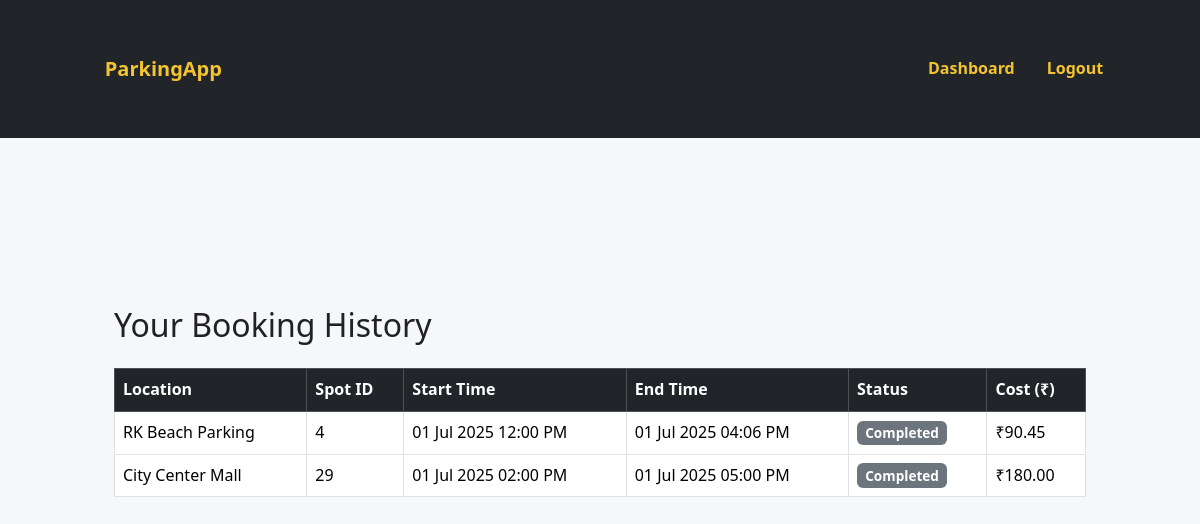
The page /user/booking_history (signed in) on the database its author committed.
### models.py (models this page shows)
class Reservation(db.Model):
    __tablename__ = 'reservations'
    id = db.Column(db.Integer, primary_key=True)
    spot_id = db.Column(db.Integer, db.ForeignKey('parking_spots.id'), nullable=False)
    user_id = db.Column(db.Integer, db.ForeignKey('users.id'), nullable=False)
    parking_time = db.Column(db.DateTime, default=datetime.utcnow)
    leaving_time = db.Column(db.DateTime, nullable=True)
    cost = db.Column(db.Float, default=0.0)
    status = db.Column(db.String(20), default='Active')  # Active or Completed

class ParkingLot(db.Model):
    __tablename__ = 'parking_lots'
    id = db.Column(db.Integer, primary_key=True)
    location_name = db.Column(db.String(120), nullable=False)
    address = db.Column(db.Text, nullable=False)
    pin_code = db.Column(db.String(6), nullable=False)
    price_per_hour = db.Column(db.Float, nullable=False)
    max_spots = db.Column(db.Integer, nullable=False)
    status = db.Column(db.String(20), default='Active')  # Active or Inactive
    created_at = db.Column(db.DateTime, default=datetime.utcnow)
    spots = db.relationship('ParkingSpot',backref='lot',lazy=True,cascade='all, delete',passive_deletes=True)

### app.py (the view)
@app.route('/user/booking_history')
@login_required
def booking_history():
    if current_user.role != 'user':
        return "Unauthorized", 403
    user_id = int(current_user.get_id().split(':')[1])
    reservations = Reservation.query.filter_by(user_id=user_id).all()
    return render_template('booking_history.html', reservations=reservations)

### app.py (called while the page is built)
@login_manager.user_loader
def load_user(user_id):
    role, actual_id = user_id.split(':')
    if role == 'admin':
        admin = db.session.get(Admin, int(actual_id))
        if admin:
            return UnifiedUser(f"{admin.id}", 'admin')
    else:
        user = db.session.get(User, int(actual_id))
        if user:
            return UnifiedUser(f"{user.id}", 'user')
    return None

    def get_id(self):
        return f"{self.role}:{self.id}"  # Ensures it's stored as 'role:id'

### templates/booking_history.html
{% extends "base.html" %}
{% block content %}
<div class="container mt-4">
  <h2 class="mb-4">Your Booking History</h2>
  {% if reservations %}
    <table class="table table-bordered">
      <thead class="table-dark">
        <tr>
          <th>Location</th>
          <th>Spot ID</th>
          <th>Start Time</th>
          <th>End Time</th>
          <th>Status</th>
          <th>Cost (₹)</th>
        </tr>
      </thead>
      <tbody>
        {% for booking in reservations %}
        <tr>
          <td>{{ booking.spot.lot.location_name }}</td>
          <td>{{ booking.spot_id }}</td>
          <td>{{ booking.parking_time.strftime('%d %b %Y %I:%M %p') }}</td>
          <td>
            {% if booking.leaving_time %}
              {{ booking.leaving_time.strftime('%d %b %Y %I:%M %p') }}
            {% else %}
              <span class="text-warning">Still Active</span>
            {% endif %}
          </td>
          <td>
            {% if booking.status == 'Completed' %}
              <span class="badge bg-secondary">Completed</span>
            {% else %}
              <span class="badge bg-success">Active</span>
            {% endif %}
          </td>
          <td>
            {% if booking.cost is not none %}
              ₹{{ "%.2f"|format(booking.cost) }}
            {% else %}
              -
            {% endif %}
          </td>
        </tr>
        {% endfor %}
      </tbody>
    </table>
  {% else %}
    <p>No bookings found.</p>
  {% endif %}
</div>
{% endblock %}

### static/css/styles.css (style rules this page uses)
* { margin: 0; padding: 0; box-sizing: border-box; }
body { font-family: 'Segoe UI', Tahoma, Geneva, Verdana, sans-serif; background-color: #F5F7FA; color: #212121; line-height: 1.6; }
.container { width: 90%; max-width: 1200px; margin: auto; padding: 2rem 0; }
.badge { font-size: 0.85rem; padding: 0.4em 0.6em; }

### rows shown on the page
Reservation: spot.lot.location_name "RK Beach Parking", spot_id "4", parking_time "01 Jul 2025 12:00 PM", leaving_time "01 Jul 2025 04:06 PM", status "Completed", cost "90.45"
Reservation: spot.lot.location_name "City Center Mall", spot_id "29", parking_time "01 Jul 2025 02:00 PM", leaving_time "01 Jul 2025 05:00 PM", status "Completed", cost "180.00"
